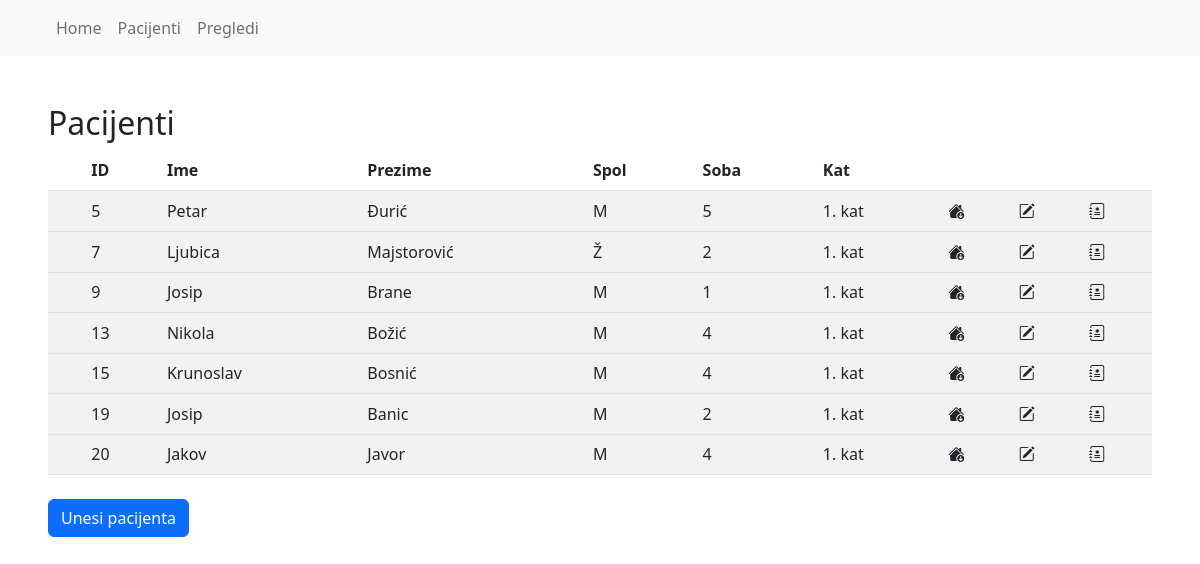
/pacijenti.php, run on the app's committed database.
### tables this page shows
CREATE TABLE `pacijent` (
  `id_pacijenta` int(11) NOT NULL,
  `ime` varchar(50) NOT NULL,
  `prezime` varchar(50) NOT NULL,
  `datum_rodjenja` date NOT NULL,
  `adresa` varchar(100) NOT NULL,
  `kontakt_broj` varchar(50) NOT NULL,
  `kontakt_mail` varchar(50) NOT NULL,
  `Soba_id_sobe` int(11) NOT NULL,
  `Spol_id_spola` int(11) NOT NULL
);

CREATE TABLE `spol` (
  `id_spola` int(11) NOT NULL,
  `naziv` varchar(45) NOT NULL
);

CREATE TABLE `soba` (
  `id_sobe` int(11) NOT NULL,
  `kat` int(11) NOT NULL,
  `kapacitet` int(11) NOT NULL,
  `opis` varchar(100) DEFAULT NULL
);

### pacijenti.php (called while the page is built)
<?php
include_once "php/header.php";
include_once "php/db.php";
include_once "php/rad_sa_bazom/dohvat_pacijenata_db.php";
include_once "php/footer.php";

### php/rad_sa_bazom/dohvat_pacijenata_db.php (the view)
<?php
    if($_SESSION['user'] == 'admin'){
?>
    <section class="p-5">
        <h2>Pacijenti</h2>
        <?php
        $sql = "SELECT id_pacijenta, ime, prezime, spol.naziv as spol, id_sobe, kat
                FROM pacijent, spol, soba
                WHERE pacijent.Spol_id_spola=spol.id_spola AND pacijent.Soba_id_sobe=soba.id_sobe
                ORDER BY pacijent.id_pacijenta ASC";
        $result = $conn->query($sql);
        echo "<table class='table table-striped'>";
        if ($result->num_rows > 0) {
            echo
                "<thead>
                    <tr>
                        <th scope='col'></th>
                        <th scope='col'>ID</th>
                        <th scope='col'>Ime</th>
                        <th scope='col'>Prezime</th>
                        <th scope='col'>Spol</th>
                        <th scope='col'>Soba</th>
                        <th scope='col'>Kat</th>
                        <th scope='col'></th>
                        <th scope='col'></th>
                        <th scope='col'></th>
                    </tr>
                </thead><tbody>";
            while($row = $result->fetch_assoc()) {
                echo
                    "<tr>
                        <td> </td>
                        <td> {$row["id_pacijenta"]} </td>
                        <td> {$row["ime"]} </td>
                        <td> {$row["prezime"]} </td>
                        <td> {$row["spol"]} </td>
                        <td> {$row["id_sobe"]} </td>
                        <td> {$row["kat"]}. kat </td>"?>
                        <td> <a class='text-dark' onclick='return confirm("Jeste li sigurni da ovog pacijenta želite poslati kući?")' href='./php/rad_sa_bazom/posalji_kuci_db.php?id_pacijenta=<?php echo"{$row["id_pacijenta"]}'><i class='bi bi-house-down-fill'></i></a> </td>
                        <td> <a class='text-dark' href='./izmjeni_pacijenta.php?id_pacijenta={$row["id_pacijenta"]}'><i class='bi bi-pencil-square'></i></a> </td>
                        <td> <a class='text-dark' href='./unos_pregleda_pacijenta.php?id_pacijenta={$row["id_pacijenta"]}'><i class='bi bi-journal-medical'></i></a> </td>
                    <tr>";
            }
        } else {
            echo "0 redova";
        }
        echo "</tbody></table>";
        ?>
        <a href="./unos_pacijenta.php" class="btn btn-primary my-2">Unesi pacijenta</a>
    </section>
<?php
}else{
    header('Location: index.php');
}
?>

### php/header.php (shortened to what this page needs)
<!DOCTYPE html>
<html lang="en">
<head>
    <link rel="stylesheet" href="https://cdn.jsdelivr.net/npm/bootstrap-icons@1.10.3/font/bootstrap-icons.css">
    <link href="https://cdn.jsdelivr.net/npm/bootstrap@5.2.3/dist/css/bootstrap.min.css" rel="stylesheet">
    <link href="https://cdn.rawgit.com/harvesthq/chosen/gh-pages/chosen.min.css" rel="stylesheet"/>
    <link rel="stylesheet" href="./css/style.css">
</head>
<body>
<?php
include_once "php/navbar.php";

### php/navbar.php
<?php
    if($_SESSION['user'] == 'admin'){
      include_once "php/navbar-admin.php";
    }else{
      include_once "php/navbar-korisnik.php";
    }
?>

### php/navbar-admin.php (shortened to what this page needs)
<nav class="navbar navbar-expand-lg navbar-light bg-light px-5">
  <div class="collapse navbar-collapse" id="navbarNav">
    <ul class="navbar-nav">
      <li class="nav-item">
        <a class="nav-link" href="./index.php">Home</a>
      </li>
      <li class="nav-item">
        <a class="nav-link" href="./pacijenti.php">Pacijenti</a>
      </li>
      <li class="nav-item">
        <a class="nav-link" href="./pregledi.php">Pregledi</a>
      </li>
    </ul>
  </div>
</nav>

### data on the page
pacijent: id_pacijenta "5", ime "Petar", prezime "Đurić", Spol_id_spola.naziv "M", Soba_id_sobe.id_sobe "5", Soba_id_sobe.kat "1"
pacijent: id_pacijenta "7", ime "Ljubica", prezime "Majstorović", Spol_id_spola.naziv "Ž", Soba_id_sobe.id_sobe "2", Soba_id_sobe.kat "1"
pacijent: id_pacijenta "9", ime "Josip", prezime "Brane", Spol_id_spola.naziv "M", Soba_id_sobe.id_sobe "1", Soba_id_sobe.kat "1"
pacijent: id_pacijenta "13", ime "Nikola", prezime "Božić", Spol_id_spola.naziv "M", Soba_id_sobe.id_sobe "4", Soba_id_sobe.kat "1"
pacijent: id_pacijenta "15", ime "Krunoslav", prezime "Bosnić", Spol_id_spola.naziv "M", Soba_id_sobe.id_sobe "4", Soba_id_sobe.kat "1"
pacijent: id_pacijenta "19", ime "Josip", prezime "Banic", Spol_id_spola.naziv "M", Soba_id_sobe.id_sobe "2", Soba_id_sobe.kat "1"
pacijent: id_pacijenta "20", ime "Jakov", prezime "Javor", Spol_id_spola.naziv "M", Soba_id_sobe.id_sobe "4", Soba_id_sobe.kat "1"
